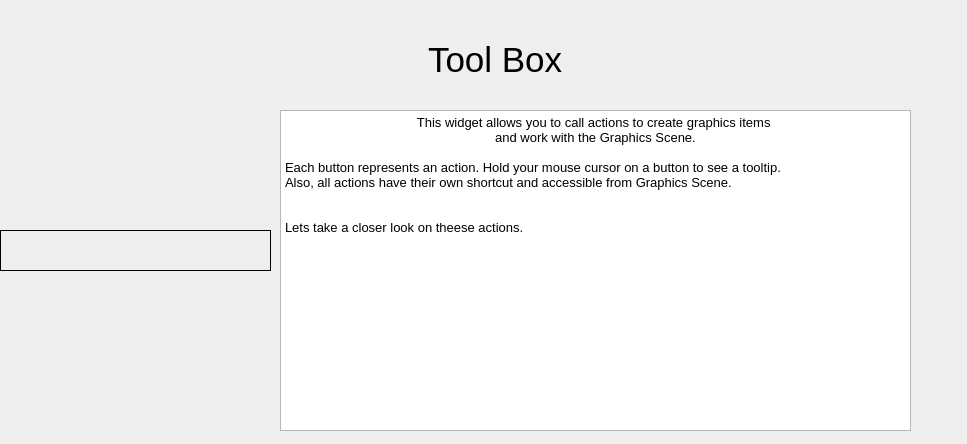
<?xml version="1.0" encoding="UTF-8"?>
<ui version="4.0">
 <class>WizardPage</class>
 <widget class="QWizardPage" name="WizardPage">
  <property name="geometry">
   <rect>
    <x>0</x>
    <y>0</y>
    <width>967</width>
    <height>444</height>
   </rect>
  </property>
  <property name="minimumSize">
   <size>
    <width>967</width>
    <height>444</height>
   </size>
  </property>
  <property name="baseSize">
   <size>
    <width>967</width>
    <height>444</height>
   </size>
  </property>
  <property name="windowTitle">
   <string>Introduction tutorial</string>
  </property>
  <property name="locale">
   <locale language="English" country="UnitedStates"/>
  </property>
  <widget class="QWidget" name="verticalLayoutWidget">
   <property name="geometry">
    <rect>
     <x>20</x>
     <y>20</y>
     <width>951</width>
     <height>80</height>
    </rect>
   </property>
   <layout class="QVBoxLayout" name="verticalLayout">
    <item alignment="Qt::AlignHCenter|Qt::AlignVCenter">
     <widget class="QLabel" name="label_17">
      <property name="font">
       <font>
        <pointsize>26</pointsize>
       </font>
      </property>
      <property name="text">
       <string>Tool Box</string>
      </property>
     </widget>
    </item>
   </layout>
  </widget>
  <widget class="QWidget" name="gridLayoutWidget">
   <property name="geometry">
    <rect>
     <x>280</x>
     <y>110</y>
     <width>631</width>
     <height>321</height>
    </rect>
   </property>
   <layout class="QGridLayout" name="gridLayout">
    <item row="0" column="1">
     <widget class="QTextBrowser" name="textBrowser">
      <property name="html">
       <string>&lt;!DOCTYPE HTML PUBLIC &quot;-//W3C//DTD HTML 4.0//EN&quot; &quot;http://www.w3.org/TR/REC-html40/strict.dtd&quot;&gt;
&lt;html&gt;&lt;head&gt;&lt;meta name=&quot;qrichtext&quot; content=&quot;1&quot; /&gt;&lt;style type=&quot;text/css&quot;&gt;
p, li { white-space: pre-wrap; }
&lt;/style&gt;&lt;/head&gt;&lt;body style=&quot; font-family:'Noto Sans'; font-size:10pt; font-weight:400; font-style:normal;&quot;&gt;
&lt;p align=&quot;center&quot; style=&quot; margin-top:0px; margin-bottom:0px; margin-left:0px; margin-right:0px; -qt-block-indent:0; text-indent:0px;&quot;&gt;This widget allows you to call actions to create graphics items &lt;/p&gt;
&lt;p align=&quot;center&quot; style=&quot; margin-top:0px; margin-bottom:0px; margin-left:0px; margin-right:0px; -qt-block-indent:0; text-indent:0px;&quot;&gt;and work with the Graphics Scene.&lt;/p&gt;
&lt;p align=&quot;center&quot; style=&quot;-qt-paragraph-type:empty; margin-top:0px; margin-bottom:0px; margin-left:0px; margin-right:0px; -qt-block-indent:0; text-indent:0px;&quot;&gt;&lt;br /&gt;&lt;/p&gt;
&lt;p style=&quot; margin-top:0px; margin-bottom:0px; margin-left:0px; margin-right:0px; -qt-block-indent:0; text-indent:0px;&quot;&gt;Each button represents an action. Hold your mouse cursor on a button to see a tooltip.&lt;/p&gt;
&lt;p style=&quot; margin-top:0px; margin-bottom:0px; margin-left:0px; margin-right:0px; -qt-block-indent:0; text-indent:0px;&quot;&gt;Also, all actions have their own shortcut and accessible from Graphics Scene.&lt;/p&gt;
&lt;p style=&quot;-qt-paragraph-type:empty; margin-top:0px; margin-bottom:0px; margin-left:0px; margin-right:0px; -qt-block-indent:0; text-indent:0px;&quot;&gt;&lt;br /&gt;&lt;/p&gt;
&lt;p style=&quot;-qt-paragraph-type:empty; margin-top:0px; margin-bottom:0px; margin-left:0px; margin-right:0px; -qt-block-indent:0; text-indent:0px;&quot;&gt;&lt;br /&gt;&lt;/p&gt;
&lt;p style=&quot; margin-top:0px; margin-bottom:0px; margin-left:0px; margin-right:0px; -qt-block-indent:0; text-indent:0px;&quot;&gt;Lets take a closer look on theese actions.&lt;/p&gt;&lt;/body&gt;&lt;/html&gt;</string>
      </property>
     </widget>
    </item>
   </layout>
  </widget>
  <widget class="QLabel" name="label">
   <property name="geometry">
    <rect>
     <x>0</x>
     <y>230</y>
     <width>271</width>
     <height>41</height>
    </rect>
   </property>
   <property name="frameShape">
    <enum>QFrame::Box</enum>
   </property>
   <property name="text">
    <string/>
   </property>
   <property name="pixmap">
    <pixmap resource="../../stylesheets/wizard_image.qrc">:/images/wizard_images/toolbox.png</pixmap>
   </property>
   <property name="scaledContents">
    <bool>true</bool>
   </property>
  </widget>
 </widget>
 <resources>
  <include location="../../stylesheets/wizard_image.qrc"/>
 </resources>
 <connections/>
</ui>
